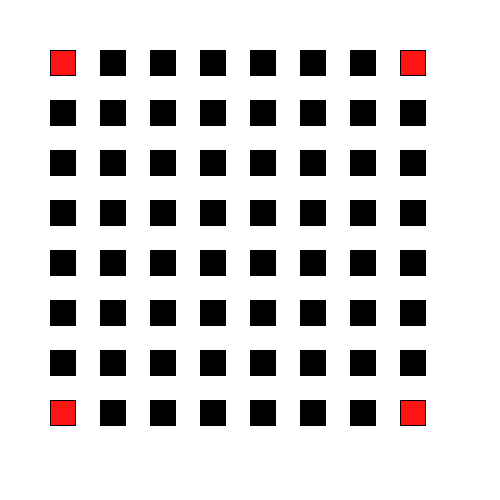
Frame 1 (no input)
Frame 60 (the mouse pressed at the canvas centre just before this capture): identical to frame 1, image omitted
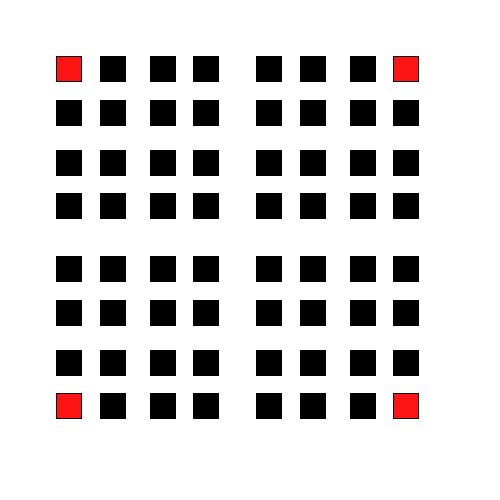
Frame 120 (the mouse held since frame 60 and released just before this capture)

The Processing sketch that drew these frames (run headless with seeded random() and noise(); from frame 60 on, the mouse is pressed at the canvas centre):

// Processing sketch: processing_119132
// ── processing_119132.pde

void setup (){
size(500,500);


}

void draw() {
background(255);
fill(0);
translate(50,50);
float Schieben = map(mouseX,0,width,0.0,12.5);

fill(255,20,20);
rect(0+Schieben,0+Schieben,25,25);
fill(0);
rect(0+Schieben,50,25,25);
rect(0+Schieben,100,25,25);
rect(0+Schieben,150-Schieben,25,25);
rect(50,0+Schieben,25,25);
rect(50,50,25,25);
rect(50,100,25,25);
rect(50,150-Schieben,25,25);
rect(100,0+Schieben,25,25);
rect(100,50,25,25);
rect(100,100,25,25);
rect(100,150-Schieben,25,25);
rect(150-Schieben,0+Schieben,25,25);
rect(150-Schieben,50,25,25);
rect(150-Schieben,100,25,25);
rect(150-Schieben,150-Schieben,25,25);

translate(200,0);

rect(0+Schieben,0+Schieben,25,25);
rect(0+Schieben,50,25,25);
rect(0+Schieben,100,25,25);
rect(0+Schieben,150-Schieben,25,25);
rect(50,0+Schieben,25,25);
rect(50,50,25,25);
rect(50,100,25,25);
rect(50,150-Schieben,25,25);
rect(100,0+Schieben,25,25);
rect(100,50,25,25);
rect(100,100,25,25);
rect(100,150-Schieben,25,25);
fill(255,20,20);
rect(150-Schieben,0+Schieben,25,25);
fill(0);
rect(150-Schieben,50,25,25);
rect(150-Schieben,100,25,25);
rect(150-Schieben,150-Schieben,25,25);

translate(0,200);

rect(0+Schieben,0+Schieben,25,25);
rect(0+Schieben,50,25,25);
rect(0+Schieben,100,25,25);
rect(0+Schieben,150-Schieben,25,25);
rect(50,0+Schieben,25,25);
rect(50,50,25,25);
rect(50,100,25,25);
rect(50,150-Schieben,25,25);
rect(100,0+Schieben,25,25);
rect(100,50,25,25);
rect(100,100,25,25);
rect(100,150-Schieben,25,25);
rect(150-Schieben,0+Schieben,25,25);
rect(150-Schieben,50,25,25);
rect(150-Schieben,100,25,25);
fill(255,20,20);
rect(150-Schieben,150-Schieben,25,25);
fill(0);

translate(-200,0);

rect(0+Schieben,0+Schieben,25,25);
rect(0+Schieben,50,25,25);
rect(0+Schieben,100,25,25);
fill(255,20,20);
rect(0+Schieben,150-Schieben,25,25);
fill(0);
rect(50,0+Schieben,25,25);
rect(50,50,25,25);
rect(50,100,25,25);
rect(50,150-Schieben,25,25);
rect(100,0+Schieben,25,25);
rect(100,50,25,25);
rect(100,100,25,25);
rect(100,150-Schieben,25,25);
rect(150-Schieben,0+Schieben,25,25);
rect(150-Schieben,50,25,25);
rect(150-Schieben,100,25,25);
rect(150-Schieben,150-Schieben,25,25);


}
